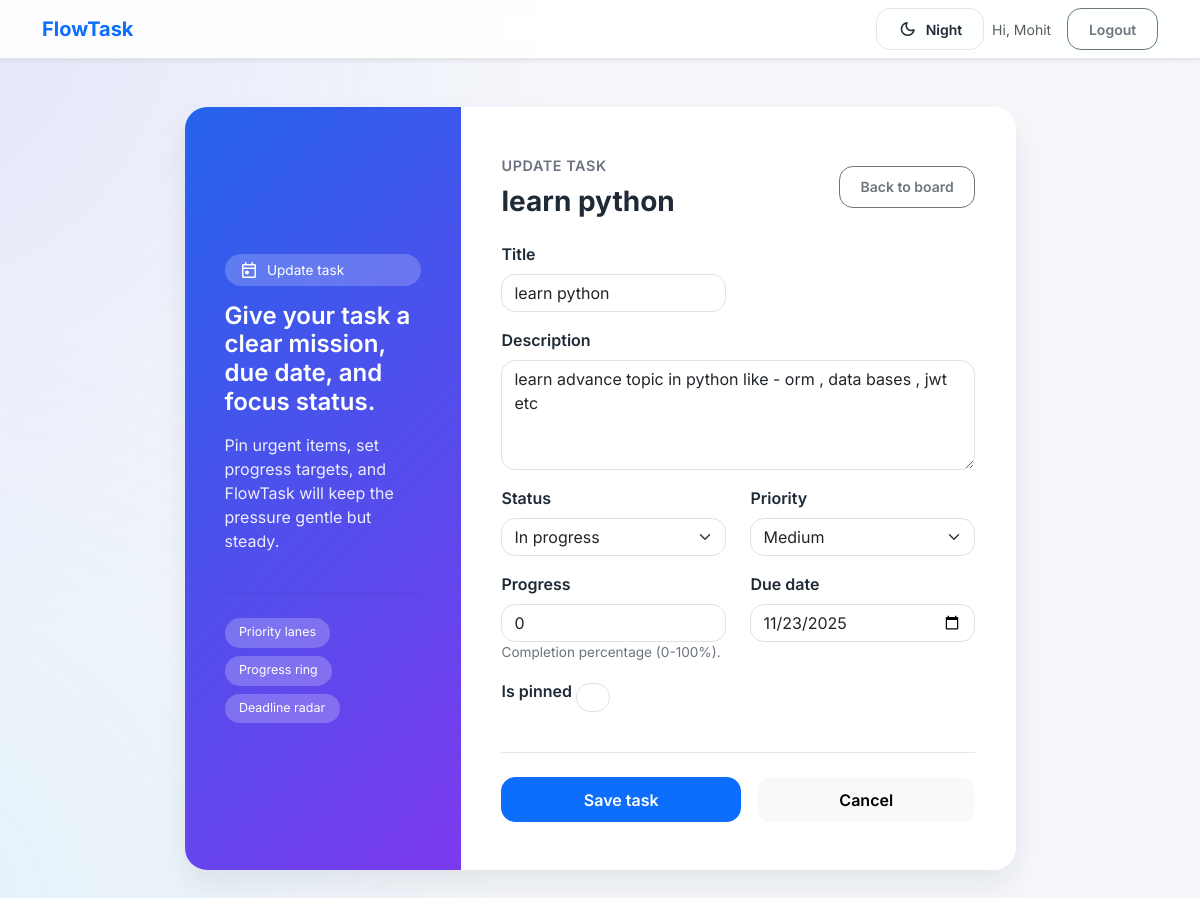
The page /tasks/1/edit/ (signed in) on the database its author committed.
### tasks/models.py (models this page shows, shortened)
class Task(models.Model):
    class Status(models.TextChoices):
        NOT_STARTED = 'not_started', 'Not started'
        IN_PROGRESS = 'in_progress', 'In progress'
        BLOCKED = 'blocked', 'Blocked'
        COMPLETED = 'completed', 'Completed'
    class Priority(models.TextChoices):
        LOW = 'low', 'Low'
        MEDIUM = 'medium', 'Medium'
        HIGH = 'high', 'High'
    user = models.ForeignKey(
        settings.AUTH_USER_MODEL,
        on_delete=models.CASCADE,
        related_name='tasks',
    )
    title = models.CharField(max_length=150)
    description = models.TextField(blank=True)
    status = models.CharField(
        max_length=20,
        choices=Status.choices,
        default=Status.NOT_STARTED,
    )
    priority = models.CharField(
        max_length=20,
        choices=Priority.choices,
        default=Priority.MEDIUM,
    )
    progress = models.PositiveSmallIntegerField(
        default=0,
        validators=[MinValueValidator(0), MaxValueValidator(100)],
        help_text='Completion percentage (0-100%).',
    )
    due_date = models.DateField(null=True, blank=True)
    is_pinned = models.BooleanField(default=False)
    created_at = models.DateTimeField(auto_now_add=True)
    updated_at = models.DateTimeField(auto_now=True)
    class Meta:
        ordering = ['-is_pinned', 'status', 'due_date', 'priority', '-created_at']

### tasks/views.py (the view)
# urls.py: path('tasks/<int:pk>/edit/', views.task_update, name='task_update'),
@login_required
def task_update(request, pk):
    task = get_object_or_404(Task, pk=pk, user=request.user)
    if request.method == 'POST':
        form = TaskForm(request.POST, instance=task)
        if form.is_valid():
            form.save()
            messages.success(request, 'Task updated successfully.')
            return redirect('dashboard')
    else:
        form = TaskForm(instance=task)
    return render(
        request,
        'tasks/task_form.html',
        {'form': form, 'title': 'Update task', 'task': task},
    )

### tasks/forms.py
class TaskForm(StyledFormMixin, forms.ModelForm):
    due_date = forms.DateField(
        required=False,
        widget=forms.DateInput(attrs={'type': 'date'}),
    )
    class Meta:
        model = Task
        fields = ('title', 'description', 'status', 'priority', 'progress', 'due_date', 'is_pinned')
        widgets = {
            'description': forms.Textarea(attrs={'rows': 4}),
            'progress': forms.NumberInput(attrs={'min': 0, 'max': 100, 'step': 5}),
        }
    def __init__(self, *args, **kwargs):
        super().__init__(*args, **kwargs)
        self._apply_styles()

### tasks/forms.py (called while the page is built)
    def _apply_styles(self):
        for field in self.fields.values():
            classes = field.widget.attrs.get('class', '')
            if isinstance(field.widget, forms.CheckboxInput):
                base_class = 'form-check-input'
            elif isinstance(field.widget, (forms.Select, forms.SelectMultiple)):
                base_class = 'form-select'
            else:
                base_class = 'form-control'
            field.widget.attrs['class'] = f'{base_class} {classes}'.strip()

### templates/tasks/task_form.html (shortened to what this page needs)
{% extends "base.html" %}
{% block content %}
<div class="row justify-content-center">
    <div class="col-lg-10 col-xl-9">
        <div class="card border-0 shadow-xl overflow-hidden">
            <div class="row g-0 align-items-stretch">
                <div class="col-xl-4 d-none d-xl-flex">
                    <div class="auth-highlight text-white">
                        <span class="auth-pill">
                            <span class="material-symbols">today</span>
                            {{ title|default:"Task" }}
                        </span>
                        <h2 class="h4 fw-semibold mb-3">
                            Give your task a clear mission, due date, and focus status.
                        </h2>
                        <p class="auth-quote">
                            Pin urgent items, set progress targets, and FlowTask will keep the pressure gentle but steady.
                        </p>
                        <div class="form-divider"></div>
                        <div class="pill-list">
                            <span>Priority lanes</span>
                            <span>Progress ring</span>
                            <span>Deadline radar</span>
                        </div>
                    </div>
                </div>
                <div class="col-xl-8 bg-body">
                    <div class="form-card">
                        <div class="d-flex flex-wrap align-items-center gap-3 mb-4">
                            <div>
                                <p class="form-section-title mb-2">{{ title|default:"Task" }}</p>
                                <h1 class="h3 mb-0">{{ task.title|default:"Craft a new mission" }}</h1>
                            </div>
                            <div class="ms-auto d-flex gap-2">
                                <a href="{% url 'dashboard' %}" class="btn btn-outline-secondary btn-sm">Back to board</a>
                            </div>
                        </div>
                        <form method="post" novalidate>
                            <div class="row">
                                {% for field in form %}
                                    <div class="{% if field.name == 'description' %}col-12{% else %}col-md-6{% endif %} mb-3">
                                        <label class="form-label">{{ field.label }}</label>
                                        {{ field }}
                                        {% if field.help_text %}
                                            <small class="form-helper d-block">{{ field.help_text }}</small>
                                        {% endif %}
                                    </div>
                                {% endfor %}
                            </div>
                            <div class="form-divider"></div>
                            <div class="d-flex flex-wrap gap-3">
                                <button class="btn btn-primary flex-grow-1" type="submit">Save task</button>
                                <a class="btn btn-light flex-grow-1" href="{% url 'dashboard' %}">Cancel</a>
                            </div>
                        </form>
                    </div>
                </div>
            </div>
        </div>
    </div>
</div>
{% endblock %}

### templates/base.html (shortened to what this page needs)
{% load static %}
<!DOCTYPE html>
<html lang="en" data-theme="light">
<head>
    <link href="https://cdn.jsdelivr.net/npm/bootstrap@5.3.3/dist/css/bootstrap.min.css" rel="stylesheet">
    <link rel="stylesheet" href="{% static 'css/style.css' %}">
</head>
<body>
    <nav class="navbar navbar-expand-lg shadow-sm bg-white">
        <div class="container">
            <a class="navbar-brand fw-bold text-primary" href="{% url 'dashboard' %}">FlowTask</a>
            <div class="collapse navbar-collapse" id="navbarContent">
                <ul class="navbar-nav ms-auto align-items-center gap-2">
                    <li class="nav-item">
                        <button id="themeToggleBtn" class="btn btn-sm btn-outline-secondary d-flex align-items-center gap-2 theme-toggle" type="button" aria-label="Toggle theme">
                            <span id="themeToggleIcon" class="material-symbols">dark_mode</span>
                            <span class="theme-toggle-text">Night</span>
                        </button>
                    </li>
                    {% if user.is_authenticated %}
                        <li class="nav-item text-muted small me-2">
                            Hi, {{ user.first_name|default:user.username }}
                        </li>
                        <li class="nav-item">
                            <form method="post" action="{% url 'logout' %}">
                                <button class="btn btn-outline-secondary btn-sm" type="submit">Logout</button>
                            </form>
                        </li>
                    {% endif %}
                </ul>
            </div>
        </div>
    </nav>
    <main class="py-5">
        <div class="container">
            {% block content %}{% endblock %}
        </div>
    </main>
</body>
</html>

### static/css/style.css (style rules this page uses)
:root { color-scheme: light; --bg: #f5f7fb; --card: #ffffff; --text: #1f2a37; --muted: #6b7280; --primary: #2563eb; --success: #22c55e; --warning: #f97316; --danger: #ef4444; --border: rgba(15, 23, 42, 0.1); --shadow: 0 15px 30px rgba(15, 23, 42, 0.08); --navbar: rgba(255, 255, 255, 0.9); --input-bg: #ffffff; --input-border: rgba(15, 23, 42, 0.15); --input-text: #1f2a37; --pill-bg: rgba(37, 99, 235, 0.12); --gradient: linear-gradient(135deg, #2563eb, #7c3aed); --left-accent-start: rgba(99, 102, 241, 0.12); --left-accent-end: rgba(14, 165, 233, 0.08); }
body { font-family: 'Inter', system-ui, -apple-system, BlinkMacSystemFont, sans-serif; background-color: var(--bg); color: var(--text); transition: background-color 0.3s ease, color 0.3s ease; }
body::before { content: ''; position: fixed; inset: 0 55% 0 -10%; background: radial-gradient(circle at top left, var(--left-accent-start), transparent 60%), radial-gradient(circle at bottom left, var(--left-accent-end), transparent 55%); filter: blur(0px); z-index: -1; opacity: 1; pointer-events: none; }
body, body p, body span, body li, body h1, body h2, body h3, body h4, body h5, body h6, body label { color: var(--text); }
.navbar { position: sticky; top: 0; z-index: 1040; background: var(--navbar) !important; backdrop-filter: blur(16px); border-bottom: 1px solid var(--border); }
.material-symbols { font-family: 'Material Symbols Rounded'; font-weight: normal; font-style: normal; font-size: 20px; line-height: 1; letter-spacing: normal; text-transform: none; display: inline-block; white-space: nowrap; word-wrap: normal; }
.theme-toggle { border-radius: 999px; border-color: var(--border); color: var(--text); background: transparent; }
form label { font-weight: 600; color: var(--text); }
form input, form textarea, form select { border-radius: 14px !important; border: 1px solid var(--input-border); background-color: var(--input-bg); color: var(--input-text); padding: 0.85rem 1rem; }
form input::placeholder, form textarea::placeholder { color: var(--muted); }
.card { border-radius: 22px; background: var(--card); color: var(--text); border: 1px solid var(--border); box-shadow: var(--shadow); }
.btn { border-radius: 14px; font-weight: 600; padding: 0.6rem 1.3rem; }
.auth-highlight { background-image: var(--gradient); color: #fff; min-height: 100%; display: flex; flex-direction: column; justify-content: center; padding: 2.5rem; }
.auth-highlight, .auth-highlight p, .auth-highlight span, .auth-highlight h1, .auth-highlight h2, .auth-highlight h3, .auth-highlight h4, .auth-highlight h5, .auth-highlight h6, .auth-highlight .material-symbols, .auth-highlight .auth-quote, .auth-highlight .pill-list span { color: #fff !important; }
.auth-pill { display: inline-flex; align-items: center; gap: 0.5rem; font-size: 0.85rem; padding: 0.35rem 0.9rem; border-radius: 999px; background: rgba(255, 255, 255, 0.2); margin-bottom: 1rem; }
.auth-quote { font-size: 1rem; opacity: 0.9; }
.form-card { padding: 3rem 2.5rem; background-color: var(--card); color: var(--text); }
.form-card h1 { font-weight: 700; }
.form-helper { color: var(--muted); font-size: 0.85rem; }
.form-section-title { font-size: 0.9rem; font-weight: 600; text-transform: uppercase; color: var(--muted); letter-spacing: 0.04em; margin-bottom: 1.5rem; }
.pill-list { display: flex; gap: 0.5rem; flex-wrap: wrap; }
.pill-list span { background: var(--pill-bg); border-radius: 999px; padding: 0.35rem 0.9rem; font-size: 0.78rem; color: var(--primary); }
.auth-highlight .pill-list span { background: rgba(255, 255, 255, 0.22); color: #fff; }
.form-divider { width: 100%; height: 1px; background: var(--border); margin: 1.5rem 0; }

### rows shown on the page
Task: title "learn python", form "learn python" "learn advance topic in python like - orm , data bases , jwt etc" "In progress" "Medium" "0" "11/23/2025"

### other values the page prints
{{ user.first_name|default:user.username }} "Mohit"
{{ title|default:"Task" }} "Update task"
{{ title|default:"Task" }} "UPDATE TASK"
{{ field.label }} "Title" "Description" "Status" "Priority" "Progress" "Due date" "Is pinned"
{{ field.help_text }} "Completion percentage (0-100%)."
